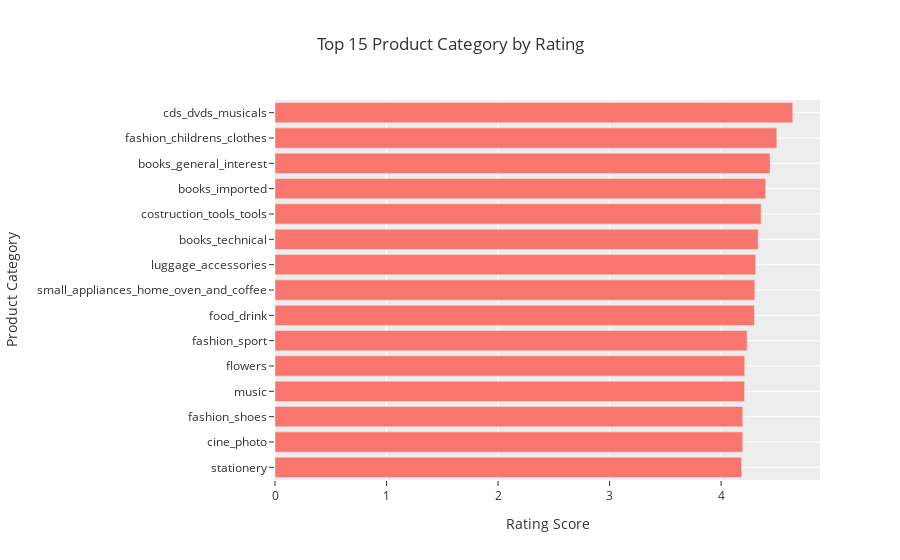

Notebook cell for this chart:
### Markdown cell above
Based on the revenue, we could see that health_beauty and watches_gift is the most profitable item. It might because those item normally expensive, thus increasing revenue (omzet) for each purchase in the ecommerce

### Code cell
# Top 10 product rated
df_grouped_category.sort_values(by=['rating'], ascending=False, inplace=True)
fig = px.bar(df_grouped_category.iloc[:15], x='rating', orientation='h', y='product_category', template='ggplot2', title = "Top 15 Product Category by Rating")
fig.update_yaxes(categoryorder='total ascending')
fig.update_yaxes(title='Product Category')
fig.update_xaxes(title='Rating Score')
fig

### Figure 1 — Plotly figure (JSON) as saved in the notebook; plotly's stock layout.template omitted (floating-point values rounded to 4 significant figures)
{"data": [{"alignmentgroup": "True", "hovertemplate": "rating=%{x}<br>product_category=%{y}<extra></extra>", "legendgroup": "", "marker": {"color": "#F8766D"}, "name": "", "offsetgroup": "", "orientation": "h", "showlegend": false, "textposition": "auto", "type": "bar", "x": [4.643, 4.5, 4.439, 4.4, 4.359, 4.333, 4.31, 4.303, 4.299, 4.233, 4.212, 4.211, 4.195, 4.194, 4.184], "xaxis": "x", "y": ["cds_dvds_musicals", "fashion_childrens_clothes", "books_general_interest", "books_imported", "costruction_tools_tools", "books_technical", "luggage_accessories", "small_appliances_home_oven_and_coffee", "food_drink", "fashion_sport", "flowers", "music", "fashion_shoes", "cine_photo", "stationery"], "yaxis": "y"}], "layout": {"autosize": true, "barmode": "relative", "legend": {"tracegroupgap": 0}, "title": {"text": "Top 15 Product Category by Rating"}, "xaxis": {"anchor": "y", "autorange": true, "domain": [0, 1], "range": [0, 4.887], "title": {"text": "Rating Score"}, "type": "linear"}, "yaxis": {"anchor": "x", "autorange": true, "categoryorder": "total ascending", "domain": [0, 1], "range": [-0.5, 14.5], "title": {"text": "Product Category"}, "type": "category"}}}
